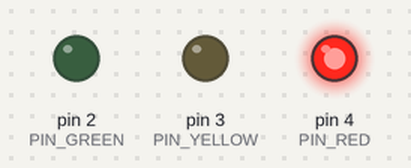
Bench run of a sketch on a simulated Arduino Uno, built with avr-gcc and run on an emulated ATmega328P. Shown: output pins drawn as LEDs (lit = HIGH).

Above: at 2.0 s.
At 6.0 s:
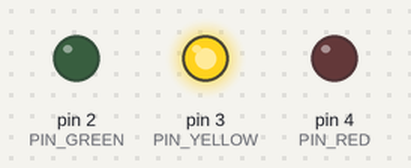
At 10.0 s:
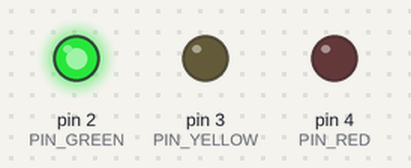
Timing chart, 0 to 15.6 s (numbered marks = the images above):
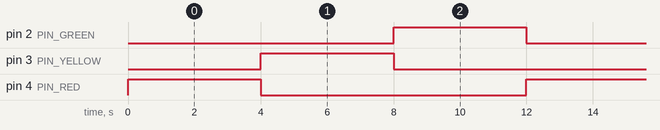

The sketch:

TrafficLight.ino
```cpp
#define PIN_RED    4 // The Arduino UNO R4 pin connected to R pin of traffic light module
#define PIN_YELLOW 3 // The Arduino UNO R4 pin connected to Y pin of traffic light module
#define PIN_GREEN  2 // The Arduino UNO R4 pin connected to G pin of traffic light module

#define RED_TIME     4000 // RED time in millisecond
#define YELLOW_TIME  4000 // YELLOW time in millisecond
#define GREEN_TIME   4000 // GREEN time in millisecond

void setup() {
  pinMode(PIN_RED, OUTPUT);
  pinMode(PIN_YELLOW, OUTPUT);
  pinMode(PIN_GREEN, OUTPUT);
}

// the loop function runs over and over again forever
void loop() {
  // red light on
  digitalWrite(PIN_RED, HIGH);   // turn on
  digitalWrite(PIN_YELLOW, LOW); // turn off
  digitalWrite(PIN_GREEN, LOW);  // turn off
  delay(RED_TIME); // keep red light on during a period of time

  // yellow light on
  digitalWrite(PIN_RED, LOW);    // turn off
  digitalWrite(PIN_YELLOW, HIGH); // turn on
  digitalWrite(PIN_GREEN, LOW); // turn off
  delay(YELLOW_TIME); // keep yellow light on during a period of time

  // green light on
  digitalWrite(PIN_RED, LOW);    // turn off
  digitalWrite(PIN_YELLOW, LOW); // turn off
  digitalWrite(PIN_GREEN, HIGH); // turn on
  delay(GREEN_TIME); // keep green light on during a period of time
}
```

Measured:
- by itself, pin 2 (PIN_GREEN), pin 3 (PIN_YELLOW), pin 4 (PIN_RED): alternates HIGH for 4.0 s and LOW for 8.0 s
- by itself, everything shown: repeats every 12.0 s, in 3 steps
